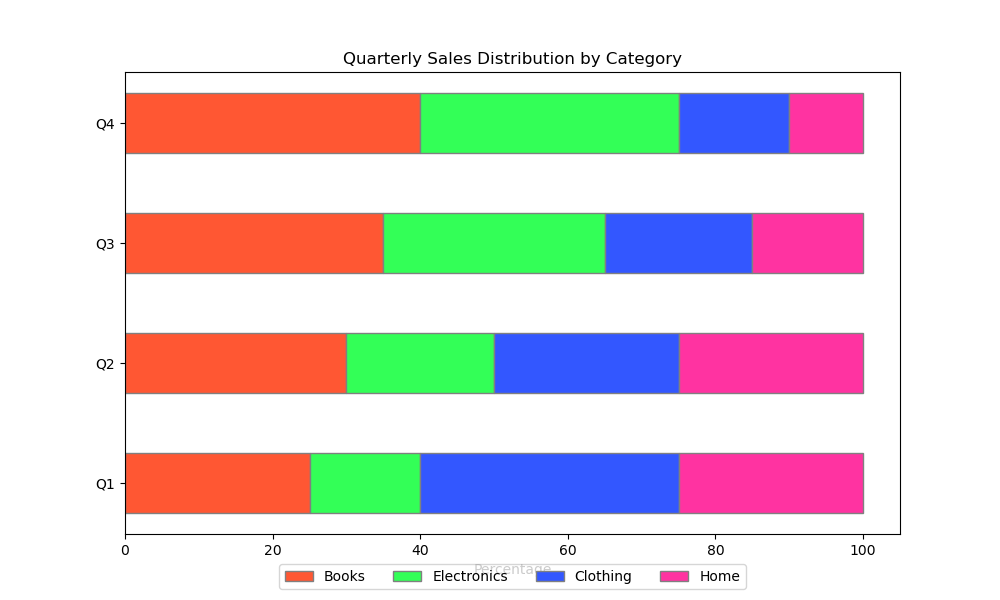

The script that drew this image:

import matplotlib.pyplot as plt
import numpy as np

# Data
categories = ['Q1', 'Q2', 'Q3', 'Q4']
books = [25, 30, 35, 40]
electronics = [15, 20, 30, 35]
clothing = [35, 25, 20, 15]
home = [25, 25, 15, 10]

# Normalize the data
total = np.array(books) + np.array(electronics) + np.array(clothing) + np.array(home)
books_percentage = np.array(books) / total * 100
electronics_percentage = np.array(electronics) / total * 100
clothing_percentage = np.array(clothing) / total * 100
home_percentage = np.array(home) / total * 100

# Plotting
barWidth = 0.5
fig, ax = plt.subplots(figsize=(10, 6))

bar1 = np.add(books_percentage, electronics_percentage).tolist()
bar2 = np.add(bar1, clothing_percentage).tolist()

# Create bars
plt.barh(categories, books_percentage, color='#FF5733', edgecolor='grey', height=barWidth)
plt.barh(categories, electronics_percentage, left=books_percentage, color='#33FF57', edgecolor='grey', height=barWidth)
plt.barh(categories, clothing_percentage, left=bar1, color='#3357FF', edgecolor='grey', height=barWidth)
plt.barh(categories, home_percentage, left=bar2, color='#FF33A1', edgecolor='grey', height=barWidth)

# Add title and labels
plt.xlabel('Percentage')
plt.title('Quarterly Sales Distribution by Category')
plt.legend(['Books', 'Electronics', 'Clothing', 'Home'], loc='upper center', bbox_to_anchor=(0.5, -0.05), ncol=4)

plt.show()
